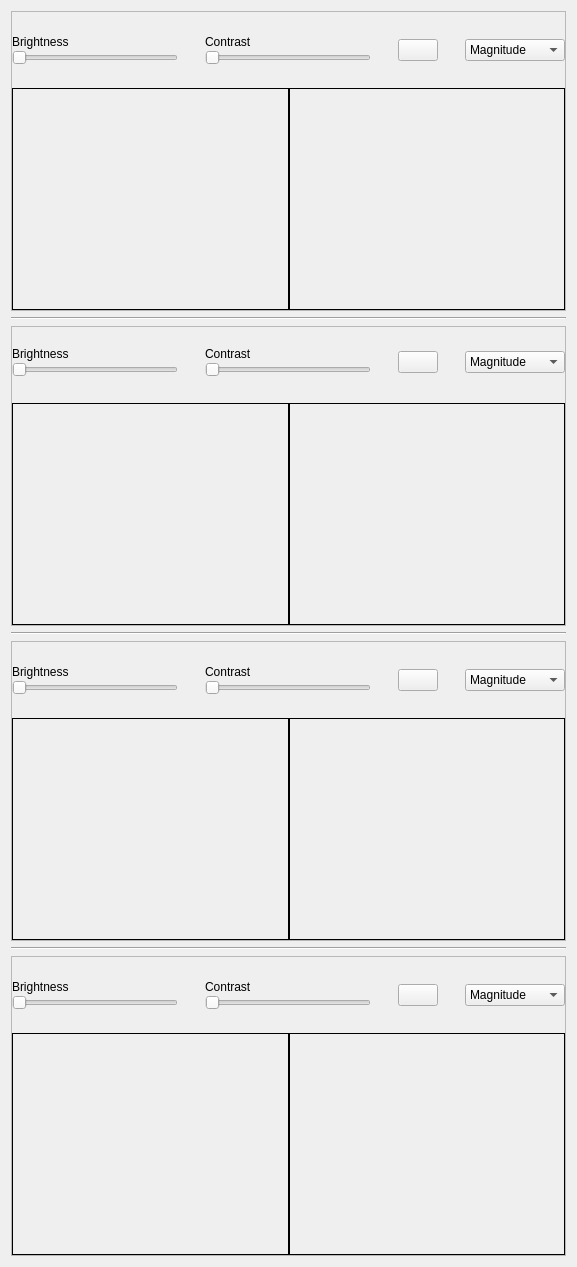
      <widget class="QWidget" name="imagesScrollArea">
       <property name="geometry">
        <rect>
         <x>0</x>
         <y>-619</y>
         <width>577</width>
         <height>1263</height>
        </rect>
       </property>
       <layout class="QVBoxLayout" name="verticalLayout_2">
        <item>
         <widget class="QFrame" name="imageOneFrame">
          <property name="minimumSize">
           <size>
            <width>0</width>
            <height>300</height>
           </size>
          </property>
          <property name="frameShape">
           <enum>QFrame::StyledPanel</enum>
          </property>
          <property name="frameShadow">
           <enum>QFrame::Raised</enum>
          </property>
          <layout class="QVBoxLayout" name="verticalLayout_11">
           <property name="spacing">
            <number>0</number>
           </property>
           <property name="leftMargin">
            <number>0</number>
           </property>
           <property name="topMargin">
            <number>0</number>
           </property>
           <property name="rightMargin">
            <number>0</number>
           </property>
           <property name="bottomMargin">
            <number>0</number>
           </property>
           <item>
            <layout class="QHBoxLayout" name="horizontalLayout_3">
             <property name="spacing">
              <number>27</number>
             </property>
             <item>
              <layout class="QVBoxLayout" name="verticalLayout_3">
               <property name="spacing">
                <number>1</number>
               </property>
               <item>
                <spacer name="verticalSpacer_3">
                 <property name="orientation">
                  <enum>Qt::Vertical</enum>
                 </property>
                 <property name="sizeHint" stdset="0">
                  <size>
                   <width>20</width>
                   <height>40</height>
                  </size>
                 </property>
                </spacer>
               </item>
               <item>
                <widget class="QLabel" name="label">
                 <property name="maximumSize">
                  <size>
                   <width>16777215</width>
                   <height>60</height>
                  </size>
                 </property>
                 <property name="text">
                  <string>Brightness</string>
                 </property>
                </widget>
               </item>
               <item>
                <widget class="QSlider" name="brightnessSlider">
                 <property name="maximumSize">
                  <size>
                   <width>200</width>
                   <height>16777215</height>
                  </size>
                 </property>
                 <property name="orientation">
                  <enum>Qt::Horizontal</enum>
                 </property>
                </widget>
               </item>
               <item>
                <spacer name="verticalSpacer">
                 <property name="orientation">
                  <enum>Qt::Vertical</enum>
                 </property>
                 <property name="sizeHint" stdset="0">
                  <size>
                   <width>20</width>
                   <height>40</height>
                  </size>
                 </property>
                </spacer>
               </item>
              </layout>
             </item>
             <item>
              <layout class="QVBoxLayout" name="verticalLayout_4">
               <property name="spacing">
                <number>1</number>
               </property>
               <item>
                <spacer name="verticalSpacer_4">
                 <property name="orientation">
                  <enum>Qt::Vertical</enum>
                 </property>
                 <property name="sizeHint" stdset="0">
                  <size>
                   <width>20</width>
                   <height>40</height>
                  </size>
                 </property>
                </spacer>
               </item>
               <item>
                <widget class="QLabel" name="label_4">
                 <property name="maximumSize">
                  <size>
                   <width>16777215</width>
                   <height>60</height>
                  </size>
                 </property>
                 <property name="text">
                  <string>Contrast</string>
                 </property>
                </widget>
               </item>
               <item>
                <widget class="QSlider" name="contrastSlider">
                 <property name="maximumSize">
                  <size>
                   <width>200</width>
                   <height>16777215</height>
                  </size>
                 </property>
                 <property name="orientation">
                  <enum>Qt::Horizontal</enum>
                 </property>
                </widget>
               </item>
               <item>
                <spacer name="verticalSpacer_2">
                 <property name="orientation">
                  <enum>Qt::Vertical</enum>
                 </property>
                 <property name="sizeHint" stdset="0">
                  <size>
                   <width>20</width>
                   <height>40</height>
                  </size>
                 </property>
                </spacer>
               </item>
              </layout>
             </item>
             <item>
              <widget class="QPushButton" name="firstPushBtn">
               <property name="text">
                <string/>
               </property>
              </widget>
             </item>
             <item>
              <widget class="QComboBox" name="firstImgCB">
               <property name="minimumSize">
                <size>
                 <width>100</width>
                 <height>0</height>
                </size>
               </property>
               <item>
                <property name="text">
                 <string>Magnitude</string>
                </property>
               </item>
               <item>
                <property name="text">
                 <string>Phase</string>
                </property>
               </item>
               <item>
                <property name="text">
                 <string>Real</string>
                </property>
               </item>
               <item>
                <property name="text">
                 <string>Imaginary</string>
                </property>
               </item>
              </widget>
             </item>
            </layout>
           </item>
           <item>
            <layout class="QHBoxLayout" name="horizontalLayout_2">
             <item>
              <widget class="QWidget" name="imgWidget" native="true">
               <property name="styleSheet">
                <string notr="true">QWidget{
	border:1px solid;
}</string>
               </property>
              </widget>
             </item>
             <item>
              <widget class="QWidget" name="transWidget" native="true">
               <property name="minimumSize">
                <size>
                 <width>0</width>
                 <height>222</height>
                </size>
               </property>
               <property name="styleSheet">
                <string notr="true">QWidget{
	border:1px solid;
}</string>
               </property>
              </widget>
             </item>
            </layout>
           </item>
          </layout>
         </widget>
        </item>
        <item>
         <widget class="Line" name="line">
          <property name="orientation">
           <enum>Qt::Horizontal</enum>
          </property>
         </widget>
        </item>
        <item>
         <widget class="QFrame" name="imageTwoFrame">
          <property name="minimumSize">
           <size>
            <width>0</width>
            <height>300</height>
           </size>
          </property>
          <property name="frameShape">
           <enum>QFrame::StyledPanel</enum>
          </property>
          <property name="frameShadow">
           <enum>QFrame::Raised</enum>
          </property>
          <layout class="QVBoxLayout" name="verticalLayout_12">
           <property name="leftMargin">
            <number>0</number>
           </property>
           <property name="topMargin">
            <number>0</number>
           </property>
           <property name="rightMargin">
            <number>0</number>
           </property>
           <property name="bottomMargin">
            <number>0</number>
           </property>
           <item>
            <layout class="QHBoxLayout" name="horizontalLayout_5">
             <property name="spacing">
              <number>27</number>
             </property>
             <item>
              <layout class="QVBoxLayout" name="verticalLayout_5">
               <property name="spacing">
                <number>1</number>
               </property>
               <item>
                <spacer name="verticalSpacer_7">
                 <property name="orientation">
                  <enum>Qt::Vertical</enum>
                 </property>
                 <property name="sizeHint" stdset="0">
                  <size>
                   <width>20</width>
                   <height>40</height>
                  </size>
                 </property>
                </spacer>
               </item>
               <item>
                <widget class="QLabel" name="label_2">
                 <property name="text">
                  <string>Brightness</string>
                 </property>
                </widget>
               </item>
               <item>
                <widget class="QSlider" name="brightnessSlider_2">
                 <property name="orientation">
                  <enum>Qt::Horizontal</enum>
                 </property>
                </widget>
               </item>
               <item>
                <spacer name="verticalSpacer_8">
                 <property name="orientation">
                  <enum>Qt::Vertical</enum>
                 </property>
                 <property name="sizeHint" stdset="0">
                  <size>
                   <width>20</width>
                   <height>40</height>
                  </size>
                 </property>
                </spacer>
               </item>
              </layout>
             </item>
             <item>
              <layout class="QVBoxLayout" name="verticalLayout_6">
               <property name="spacing">
                <number>1</number>
               </property>
               <item>
                <spacer name="verticalSpacer_5">
                 <property name="orientation">
                  <enum>Qt::Vertical</enum>
                 </property>
                 <property name="sizeHint" stdset="0">
                  <size>
                   <width>20</width>
                   <height>40</height>
                  </size>
                 </property>
                </spacer>
               </item>
               <item>
                <widget class="QLabel" name="label_5">
                 <property name="text">
                  <string>Contrast</string>
                 </property>
                </widget>
               </item>
               <item>
                <widget class="QSlider" name="contrastSlider_2">
                 <property name="orientation">
                  <enum>Qt::Horizontal</enum>
                 </property>
                </widget>
               </item>
               <item>
                <spacer name="verticalSpacer_6">
                 <property name="orientation">
                  <enum>Qt::Vertical</enum>
                 </property>
                 <property name="sizeHint" stdset="0">
                  <size>
                   <width>20</width>
                   <height>40</height>
                  </size>
                 </property>
                </spacer>
               </item>
              </layout>
             </item>
             <item>
              <widget class="QPushButton" name="secondPushBtn">
               <property name="text">
                <string/>
               </property>
              </widget>
             </item>
             <item>
              <widget class="QComboBox" name="firstImgCB_2">
               <property name="minimumSize">
                <size>
                 <width>100</width>
                 <height>0</height>
                </size>
               </property>
               <item>
                <property name="text">
                 <string>Magnitude</string>
                </property>
               </item>
               <item>
                <property name="text">
                 <string>Phase</string>
                </property>
               </item>
               <item>
                <property name="text">
                 <string>Real</string>
                </property>
               </item>
               <item>
                <property name="text">
                 <string>Imaginary</string>
                </property>
               </item>
              </widget>
             </item>
            </layout>
           </item>
           <item>
            <layout class="QHBoxLayout" name="horizontalLayout_4">
             <property name="spacing">
              <number>0</number>
             </property>
             <item>
              <widget class="QWidget" name="imgWidget_2" native="true">
               <property name="styleSheet">
                <string notr="true">QWidget{
	border:1px solid;
}</string>
               </property>
              </widget>
             </item>
             <item>
              <widget class="QWidget" name="transWidget_2" native="true">
               <property name="minimumSize">
                <size>
                 <width>0</width>
                 <height>222</height>
                </size>
               </property>
               <property name="styleSheet">
                <string notr="true">QWidget{
	border:1px solid;
}</string>
               </property>
              </widget>
             </item>
            </layout>
           </item>
          </layout>
         </widget>
        </item>
        <item>
         <widget class="Line" name="line_2">
          <property name="orientation">
           <enum>Qt::Horizontal</enum>
          </property>
         </widget>
        </item>
        <item>
         <widget class="QFrame" name="imageThreeFrame">
          <property name="minimumSize">
           <size>
            <width>0</width>
            <height>300</height>
           </size>
          </property>
          <property name="frameShape">
           <enum>QFrame::StyledPanel</enum>
          </property>
          <property name="frameShadow">
           <enum>QFrame::Raised</enum>
          </property>
          <layout class="QVBoxLayout" name="verticalLayout_13">
           <property name="spacing">
            <number>0</number>
           </property>
           <property name="leftMargin">
            <number>0</number>
           </property>
           <property name="topMargin">
            <number>0</number>
           </property>
           <property name="rightMargin">
            <number>0</number>
           </property>
           <property name="bottomMargin">
            <number>0</number>
           </property>
           <item>
            <layout class="QHBoxLayout" name="horizontalLayout_7">
             <property name="spacing">
              <number>27</number>
             </property>
             <item>
              <layout class="QVBoxLayout" name="verticalLayout_7">
               <property name="spacing">
                <number>1</number>
               </property>
               <item>
                <spacer name="verticalSpacer_11">
                 <property name="orientation">
                  <enum>Qt::Vertical</enum>
                 </property>
                 <property name="sizeHint" stdset="0">
                  <size>
                   <width>20</width>
                   <height>40</height>
                  </size>
                 </property>
                </spacer>
               </item>
               <item>
                <widget class="QLabel" name="label_3">
                 <property name="text">
                  <string>Brightness</string>
                 </property>
                </widget>
               </item>
               <item>
                <widget class="QSlider" name="brightnessSlider_3">
                 <property name="orientation">
                  <enum>Qt::Horizontal</enum>
                 </property>
                </widget>
               </item>
               <item>
                <spacer name="verticalSpacer_12">
                 <property name="orientation">
                  <enum>Qt::Vertical</enum>
                 </property>
                 <property name="sizeHint" stdset="0">
                  <size>
                   <width>20</width>
                   <height>40</height>
                  </size>
                 </property>
                </spacer>
               </item>
              </layout>
             </item>
             <item>
              <layout class="QVBoxLayout" name="verticalLayout_8">
               <property name="spacing">
                <number>1</number>
               </property>
               <item>
                <spacer name="verticalSpacer_9">
                 <property name="orientation">
                  <enum>Qt::Vertical</enum>
                 </property>
                 <property name="sizeHint" stdset="0">
                  <size>
                   <width>20</width>
                   <height>40</height>
                  </size>
                 </property>
                </spacer>
               </item>
               <item>
                <widget class="QLabel" name="label_6">
                 <property name="text">
                  <string>Contrast</string>
                 </property>
                </widget>
               </item>
               <item>
                <widget class="QSlider" name="contrastSlider_3">
                 <property name="orientation">
                  <enum>Qt::Horizontal</enum>
                 </property>
                </widget>
               </item>
               <item>
                <spacer name="verticalSpacer_10">
                 <property name="orientation">
                  <enum>Qt::Vertical</enum>
                 </property>
                 <property name="sizeHint" stdset="0">
                  <size>
                   <width>20</width>
                   <height>40</height>
                  </size>
                 </property>
                </spacer>
               </item>
              </layout>
             </item>
             <item>
              <widget class="QPushButton" name="thirdPushBtn">
               <property name="text">
                <string/>
               </property>
              </widget>
             </item>
             <item>
              <widget class="QComboBox" name="firstImgCB_3">
               <property name="minimumSize">
                <size>
                 <width>100</width>
                 <height>0</height>
                </size>
               </property>
               <item>
                <property name="text">
                 <string>Magnitude</string>
                </property>
               </item>
               <item>
                <property name="text">
                 <string>Phase</string>
                </property>
               </item>
               <item>
                <property name="text">
                 <string>Real</string>
                </property>
               </item>
               <item>
                <property name="text">
                 <string>Imaginary</string>
                </property>
               </item>
              </widget>
             </item>
            </layout>
           </item>
           <item>
            <layout class="QHBoxLayout" name="horizontalLayout_6">
             <property name="spacing">
              <number>0</number>
             </property>
             <item>
              <widget class="QWidget" name="imgWidget_3" native="true">
               <property name="minimumSize">
                <size>
                 <width>0</width>
                 <height>222</height>
                </size>
               </property>
               <property name="styleSheet">
                <string notr="true">QWidget{
	border:1px solid;
}</string>
               </property>
              </widget>
             </item>
             <item>
              <widget class="QWidget" name="transWidget_3" native="true">
               <property name="minimumSize">
                <size>
                 <width>0</width>
                 <height>222</height>
                </size>
               </property>
               <property name="styleSheet">
                <string notr="true">QWidget{
	border:1px solid;
}</string>
               </property>
              </widget>
             </item>
            </layout>
           </item>
          </layout>
         </widget>
        </item>
        <item>
         <widget class="Line" name="line_3">
          <property name="orientation">
           <enum>Qt::Horizontal</enum>
          </property>
         </widget>
        </item>
        <item>
         <widget class="QFrame" name="imageFourFrame">
          <property name="minimumSize">
           <size>
            <width>0</width>
            <height>300</height>
           </size>
          </property>
          <property name="frameShape">
           <enum>QFrame::StyledPanel</enum>
          </property>
          <property name="frameShadow">
           <enum>QFrame::Raised</enum>
          </property>
          <layout class="QVBoxLayout" name="verticalLayout_14">
           <property name="spacing">
            <number>0</number>
           </property>
           <property name="leftMargin">
            <number>0</number>
           </property>
           <property name="topMargin">
            <number>0</number>
           </property>
           <property name="rightMargin">
            <number>0</number>
           </property>
           <property name="bottomMargin">
            <number>0</number>
           </property>
           <item>
            <layout class="QHBoxLayout" name="horizontalLayout_9">
             <property name="spacing">
              <number>27</number>
             </property>
             <item>
              <layout class="QVBoxLayout" name="verticalLayout_9">
               <property name="spacing">
                <number>1</number>
               </property>
               <item>
                <spacer name="verticalSpacer_15">
                 <property name="orientation">
                  <enum>Qt::Vertical</enum>
                 </property>
                 <property name="sizeHint" stdset="0">
                  <size>
                   <width>20</width>
                   <height>40</height>
                  </size>
                 </property>
                </spacer>
               </item>
               <item>
                <widget class="QLabel" name="label_7">
                 <property name="text">
                  <string>Brightness</string>
                 </property>
                </widget>
               </item>
               <item>
                <widget class="QSlider" name="brightnessSlider_4">
                 <property name="orientation">
                  <enum>Qt::Horizontal</enum>
                 </property>
                </widget>
               </item>
               <item>
                <spacer name="verticalSpacer_16">
                 <property name="orientation">
                  <enum>Qt::Vertical</enum>
                 </property>
                 <property name="sizeHint" stdset="0">
                  <size>
                   <width>20</width>
                   <height>40</height>
                  </size>
                 </property>
                </spacer>
               </item>
              </layout>
             </item>
             <item>
              <layout class="QVBoxLayout" name="verticalLayout_10">
               <property name="spacing">
                <number>1</number>
               </property>
               <item>
                <spacer name="verticalSpacer_13">
                 <property name="orientation">
                  <enum>Qt::Vertical</enum>
                 </property>
                 <property name="sizeHint" stdset="0">
                  <size>
                   <width>20</width>
                   <height>40</height>
                  </size>
                 </property>
                </spacer>
               </item>
               <item>
                <widget class="QLabel" name="label_8">
                 <property name="text">
                  <string>Contrast</string>
                 </property>
                </widget>
               </item>
               <item>
                <widget class="QSlider" name="contrastSlider_4">
                 <property name="orientation">
                  <enum>Qt::Horizontal</enum>
                 </property>
                </widget>
               </item>
               <item>
                <spacer name="verticalSpacer_14">
                 <property name="orientation">
                  <enum>Qt::Vertical</enum>
                 </property>
                 <property name="sizeHint" stdset="0">
                  <size>
                   <width>20</width>
                   <height>40</height>
                  </size>
                 </property>
                </spacer>
               </item>
              </layout>
             </item>
             <item>
              <widget class="QPushButton" name="fourthPushBtn">
               <property name="text">
                <string/>
               </property>
              </widget>
             </item>
             <item>
              <widget class="QComboBox" name="firstImgCB_4">
               <property name="minimumSize">
                <size>
                 <width>100</width>
                 <height>0</height>
                </size>
               </property>
               <item>
                <property name="text">
                 <string>Magnitude</string>
                </property>
               </item>
               <item>
                <property name="text">
                 <string>Phase</string>
                </property>
               </item>
               <item>
                <property name="text">
                 <string>Real</string>
                </property>
               </item>
               <item>
                <property name="text">
                 <string>Imaginary</string>
                </property>
               </item>
              </widget>
             </item>
            </layout>
           </item>
           <item>
            <layout class="QHBoxLayout" name="horizontalLayout_8">
             <property name="spacing">
              <number>0</number>
             </property>
             <item>
              <widget class="QWidget" name="imgWidget_4" native="true">
               <property name="styleSheet">
                <string notr="true">QWidget{
	border:1px solid;
}</string>
               </property>
              </widget>
             </item>
             <item>
              <widget class="QWidget" name="transWidget_4" native="true">
               <property name="minimumSize">
                <size>
                 <width>0</width>
                 <height>222</height>
                </size>
               </property>
               <property name="styleSheet">
                <string notr="true">QWidget{
	border:1px solid;
}</string>
               </property>
              </widget>
             </item>
            </layout>
           </item>
          </layout>
         </widget>
        </item>
       </layout>
      </widget>
